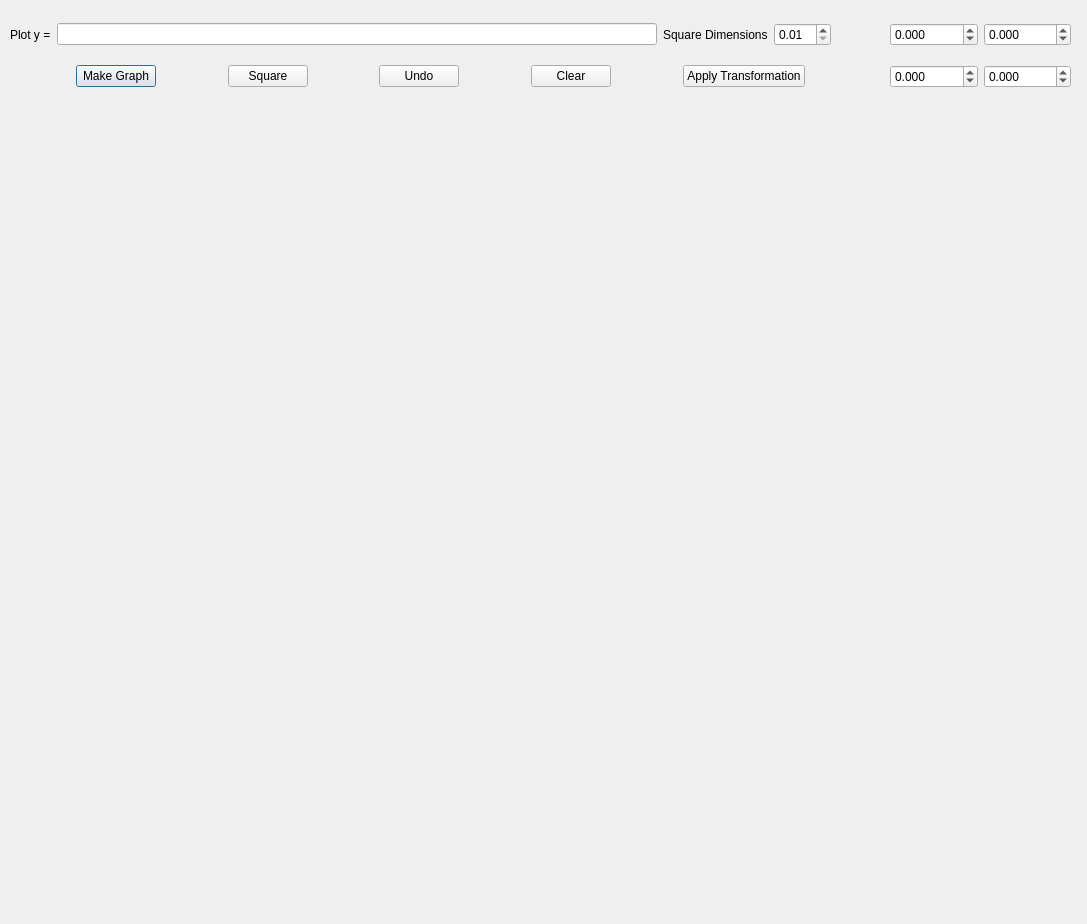
<?xml version="1.0" encoding="UTF-8"?>
<ui version="4.0">
 <class>Dialog</class>
 <widget class="QDialog" name="Dialog">
  <property name="geometry">
   <rect>
    <x>0</x>
    <y>0</y>
    <width>1087</width>
    <height>924</height>
   </rect>
  </property>
  <property name="windowTitle">
   <string>Matrix Transformations</string>
  </property>
  <widget class="QWidget" name="verticalLayoutWidget">
   <property name="geometry">
    <rect>
     <x>10</x>
     <y>10</y>
     <width>861</width>
     <height>91</height>
    </rect>
   </property>
   <layout class="QVBoxLayout" name="verticalLayout">
    <item>
     <layout class="QHBoxLayout" name="horizontalLayout">
      <item>
       <widget class="QLabel" name="label">
        <property name="text">
         <string>Plot y =</string>
        </property>
       </widget>
      </item>
      <item>
       <widget class="QLineEdit" name="functionInput"/>
      </item>
      <item>
       <widget class="QLabel" name="label_2">
        <property name="text">
         <string>Square Dimensions</string>
        </property>
       </widget>
      </item>
      <item>
       <widget class="QDoubleSpinBox" name="SquareDim">
        <property name="minimum">
         <double>0.010000000000000</double>
        </property>
       </widget>
      </item>
      <item>
       <spacer name="horizontalSpacer_2">
        <property name="orientation">
         <enum>Qt::Horizontal</enum>
        </property>
        <property name="sizeType">
         <enum>QSizePolicy::Fixed</enum>
        </property>
        <property name="sizeHint" stdset="0">
         <size>
          <width>40</width>
          <height>20</height>
         </size>
        </property>
       </spacer>
      </item>
     </layout>
    </item>
    <item>
     <layout class="QHBoxLayout" name="horizontalLayout_2">
      <item>
       <spacer name="horizontalSpacer_6">
        <property name="orientation">
         <enum>Qt::Horizontal</enum>
        </property>
        <property name="sizeHint" stdset="0">
         <size>
          <width>40</width>
          <height>20</height>
         </size>
        </property>
       </spacer>
      </item>
      <item>
       <widget class="QPushButton" name="MakeGraph">
        <property name="text">
         <string>Make Graph</string>
        </property>
       </widget>
      </item>
      <item>
       <spacer name="horizontalSpacer">
        <property name="orientation">
         <enum>Qt::Horizontal</enum>
        </property>
        <property name="sizeHint" stdset="0">
         <size>
          <width>40</width>
          <height>20</height>
         </size>
        </property>
       </spacer>
      </item>
      <item>
       <widget class="QPushButton" name="SquareButton">
        <property name="text">
         <string>Square</string>
        </property>
       </widget>
      </item>
      <item>
       <spacer name="horizontalSpacer_5">
        <property name="orientation">
         <enum>Qt::Horizontal</enum>
        </property>
        <property name="sizeHint" stdset="0">
         <size>
          <width>40</width>
          <height>20</height>
         </size>
        </property>
       </spacer>
      </item>
      <item>
       <widget class="QPushButton" name="UndoButton">
        <property name="text">
         <string>Undo</string>
        </property>
       </widget>
      </item>
      <item>
       <spacer name="horizontalSpacer_4">
        <property name="orientation">
         <enum>Qt::Horizontal</enum>
        </property>
        <property name="sizeHint" stdset="0">
         <size>
          <width>40</width>
          <height>20</height>
         </size>
        </property>
       </spacer>
      </item>
      <item>
       <widget class="QPushButton" name="ClearGraph">
        <property name="text">
         <string>Clear</string>
        </property>
       </widget>
      </item>
      <item>
       <spacer name="horizontalSpacer_3">
        <property name="orientation">
         <enum>Qt::Horizontal</enum>
        </property>
        <property name="sizeHint" stdset="0">
         <size>
          <width>40</width>
          <height>20</height>
         </size>
        </property>
       </spacer>
      </item>
      <item>
       <widget class="QPushButton" name="ApplyTransformation">
        <property name="text">
         <string>Apply Transformation</string>
        </property>
       </widget>
      </item>
      <item>
       <spacer name="horizontalSpacer_7">
        <property name="orientation">
         <enum>Qt::Horizontal</enum>
        </property>
        <property name="sizeHint" stdset="0">
         <size>
          <width>40</width>
          <height>20</height>
         </size>
        </property>
       </spacer>
      </item>
     </layout>
    </item>
   </layout>
  </widget>
  <widget class="QWidget" name="verticalLayoutWidget_2">
   <property name="geometry">
    <rect>
     <x>10</x>
     <y>100</y>
     <width>1061</width>
     <height>821</height>
    </rect>
   </property>
   <layout class="QVBoxLayout" name="InsertGraphInto"/>
  </widget>
  <widget class="QWidget" name="gridLayoutWidget">
   <property name="geometry">
    <rect>
     <x>890</x>
     <y>10</y>
     <width>181</width>
     <height>91</height>
    </rect>
   </property>
   <layout class="QGridLayout" name="gridLayout">
    <item row="0" column="0">
     <widget class="QDoubleSpinBox" name="TopLeftMatrix">
      <property name="decimals">
       <number>3</number>
      </property>
      <property name="minimum">
       <double>-99.998999999999995</double>
      </property>
      <property name="maximum">
       <double>99.998999999999995</double>
      </property>
     </widget>
    </item>
    <item row="1" column="0">
     <widget class="QDoubleSpinBox" name="BottomLeftMatrix">
      <property name="decimals">
       <number>3</number>
      </property>
      <property name="minimum">
       <double>-99.998999999999995</double>
      </property>
      <property name="maximum">
       <double>99.998999999999995</double>
      </property>
     </widget>
    </item>
    <item row="0" column="1">
     <widget class="QDoubleSpinBox" name="TopRightMatrix">
      <property name="decimals">
       <number>3</number>
      </property>
      <property name="minimum">
       <double>-99.998999999999995</double>
      </property>
      <property name="maximum">
       <double>99.998999999999995</double>
      </property>
     </widget>
    </item>
    <item row="1" column="1">
     <widget class="QDoubleSpinBox" name="BottomRightMatrix">
      <property name="decimals">
       <number>3</number>
      </property>
      <property name="minimum">
       <double>-99.998999999999995</double>
      </property>
      <property name="maximum">
       <double>99.998999999999995</double>
      </property>
     </widget>
    </item>
   </layout>
  </widget>
 </widget>
 <resources/>
 <connections/>
</ui>
